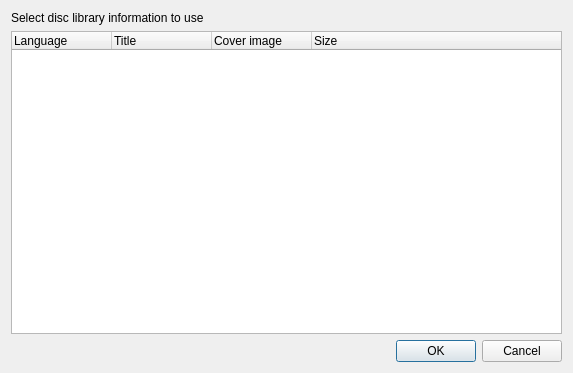
<?xml version="1.0" encoding="UTF-8"?>
<ui version="4.0">
 <class>mtx::gui::Merge::SelectDiscLibraryInformationDialog</class>
 <widget class="QDialog" name="mtx::gui::Merge::SelectDiscLibraryInformationDialog">
  <property name="geometry">
   <rect>
    <x>0</x>
    <y>0</y>
    <width>573</width>
    <height>373</height>
   </rect>
  </property>
  <property name="windowTitle">
   <string>Disc library information selection</string>
  </property>
  <layout class="QVBoxLayout" name="verticalLayout">
   <item>
    <widget class="QLabel" name="label">
     <property name="text">
      <string>Select disc library information to use</string>
     </property>
    </widget>
   </item>
   <item>
    <widget class="mtx::gui::Merge::DiscLibraryInformationWidget" name="discLibrary">
     <property name="editTriggers">
      <set>QAbstractItemView::NoEditTriggers</set>
     </property>
     <property name="showDropIndicator" stdset="0">
      <bool>false</bool>
     </property>
     <column>
      <property name="text">
       <string>Language</string>
      </property>
     </column>
     <column>
      <property name="text">
       <string>Title</string>
      </property>
     </column>
     <column>
      <property name="text">
       <string>Cover image</string>
      </property>
     </column>
     <column>
      <property name="text">
       <string>Size</string>
      </property>
     </column>
    </widget>
   </item>
   <item>
    <widget class="QDialogButtonBox" name="buttons">
     <property name="orientation">
      <enum>Qt::Horizontal</enum>
     </property>
     <property name="standardButtons">
      <set>QDialogButtonBox::Cancel|QDialogButtonBox::Ok</set>
     </property>
    </widget>
   </item>
  </layout>
 </widget>
 <customwidgets>
  <customwidget>
   <class>mtx::gui::Merge::DiscLibraryInformationWidget</class>
   <extends>QTreeWidget</extends>
   <header>mkvtoolnix-gui/merge/disc_library_information_widget.h</header>
  </customwidget>
 </customwidgets>
 <resources/>
 <connections>
  <connection>
   <sender>buttons</sender>
   <signal>accepted()</signal>
   <receiver>mtx::gui::Merge::SelectDiscLibraryInformationDialog</receiver>
   <slot>accept()</slot>
   <hints>
    <hint type="sourcelabel">
     <x>248</x>
     <y>254</y>
    </hint>
    <hint type="destinationlabel">
     <x>157</x>
     <y>274</y>
    </hint>
   </hints>
  </connection>
  <connection>
   <sender>buttons</sender>
   <signal>rejected()</signal>
   <receiver>mtx::gui::Merge::SelectDiscLibraryInformationDialog</receiver>
   <slot>reject()</slot>
   <hints>
    <hint type="sourcelabel">
     <x>316</x>
     <y>260</y>
    </hint>
    <hint type="destinationlabel">
     <x>286</x>
     <y>274</y>
    </hint>
   </hints>
  </connection>
 </connections>
</ui>
